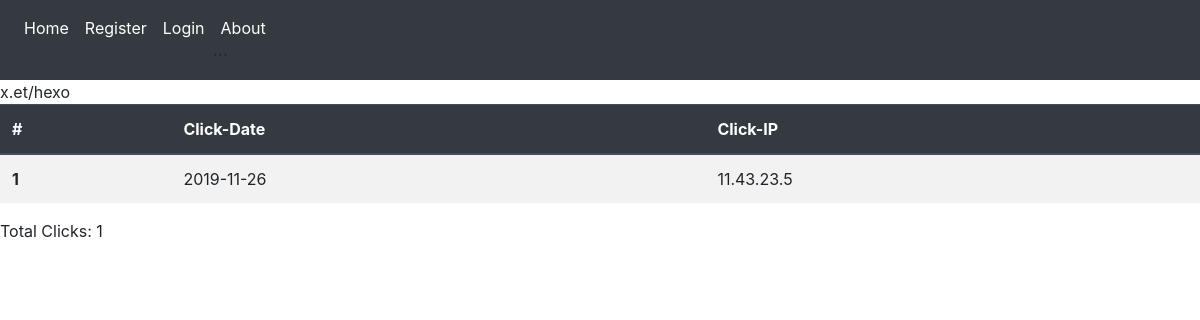
The page /link/1 on the database as committed earlier.
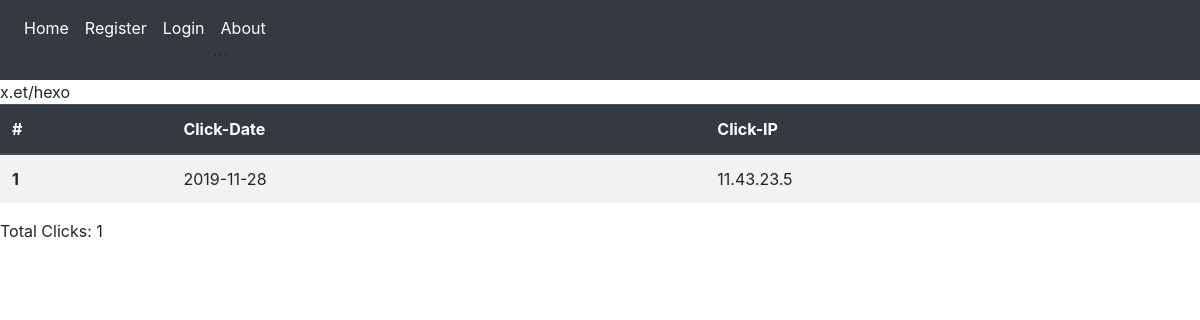
The same page on the database as committed later.
### short/models.py (models this page shows, shortened)
class Click(db.Model):
    id = db.Column(db.Integer, primary_key=True)
    click_date = db.Column(db.DateTime, nullable=False, default=datetime.utcnow)
    click_ip = db.Column(db.String(20), default='127.0.0.1')
    link_id = db.Column(db.Integer, db.ForeignKey('link.id'), nullable=False)

### short/routes.py (the view)
@app.route('/link/<int:link_id>')
def stat(link_id):
    link = Link.query.get_or_404(link_id)
    return render_template('link.html',title='Statistics',link=link)

### short/templates/link.html
{% extends "layout.html" %}
{% block content%}
{{ link.short_link }}
<table class="table table-striped">
    <thead class="thead-dark">
      <tr>
        <th scope="col">#</th>
        <th scope="col">Click-Date</th>
        <th scope="col">Click-IP</th>
      </tr>
    </thead>
    <tbody>
    {% for click in link.clicks %}
    <tr>
        <th scope="row">{{ loop.index }}</th>
        <td>{{ click.click_date.strftime('%Y-%m-%d') }}</td>
        <td>{{ click.click_ip }}</td>
      </tr>
    {% endfor %}
    </tbody>
  </table>
  Total Clicks: {{ link.clicks|length }}
{% endblock content %}

Rows that differ between the two databases and show on the page:
changed Click: click_date "2019-11-26" → "2019-11-28"
